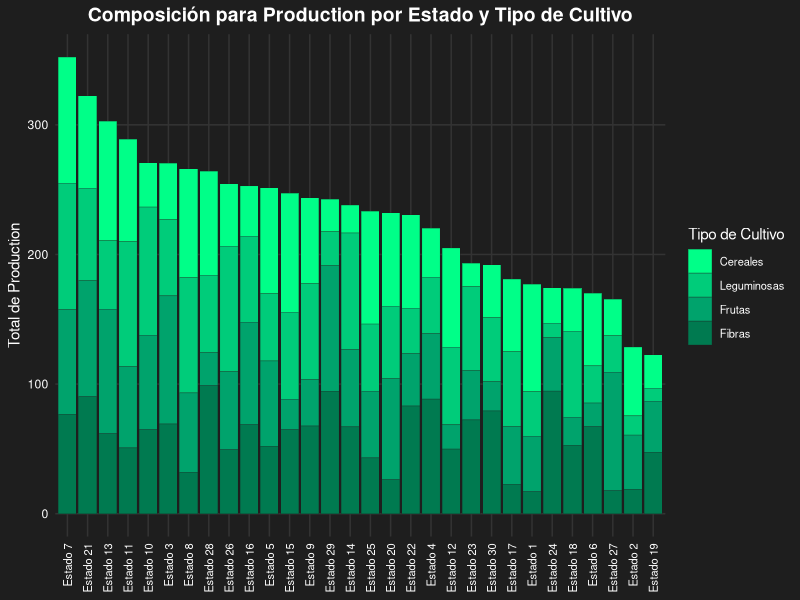
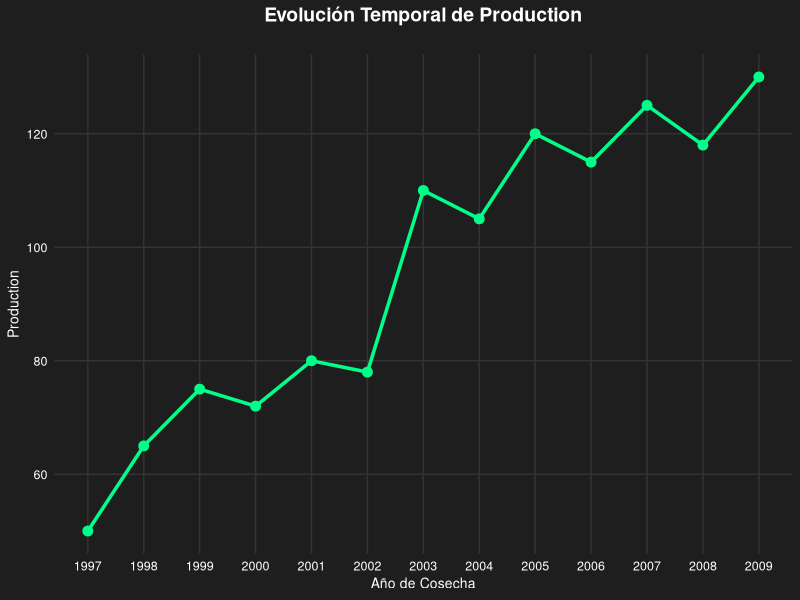
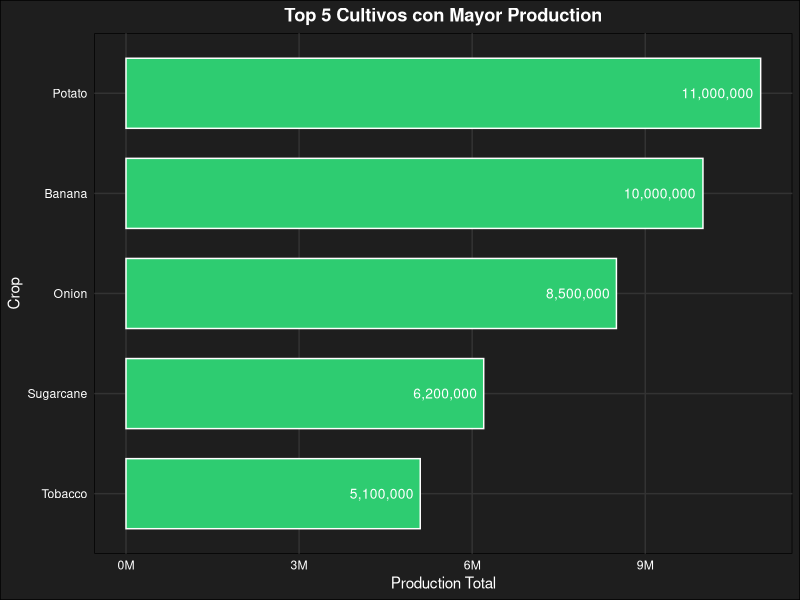
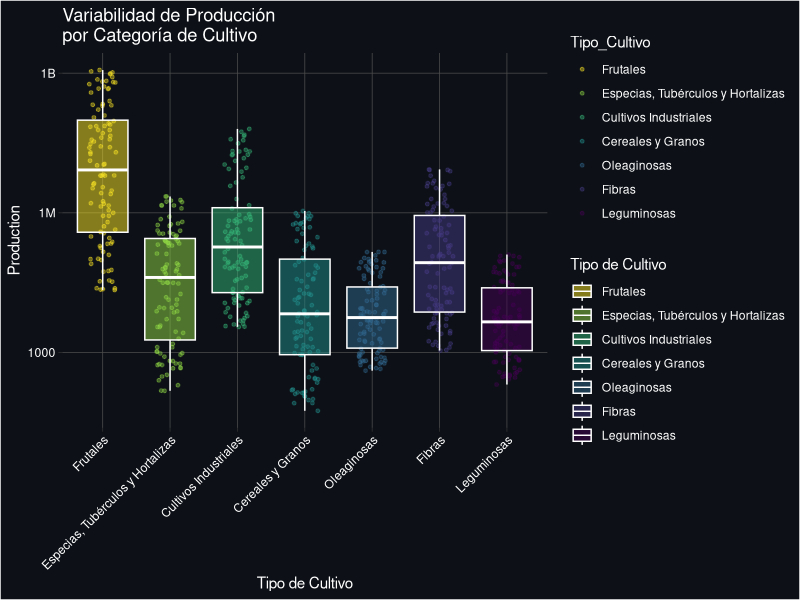
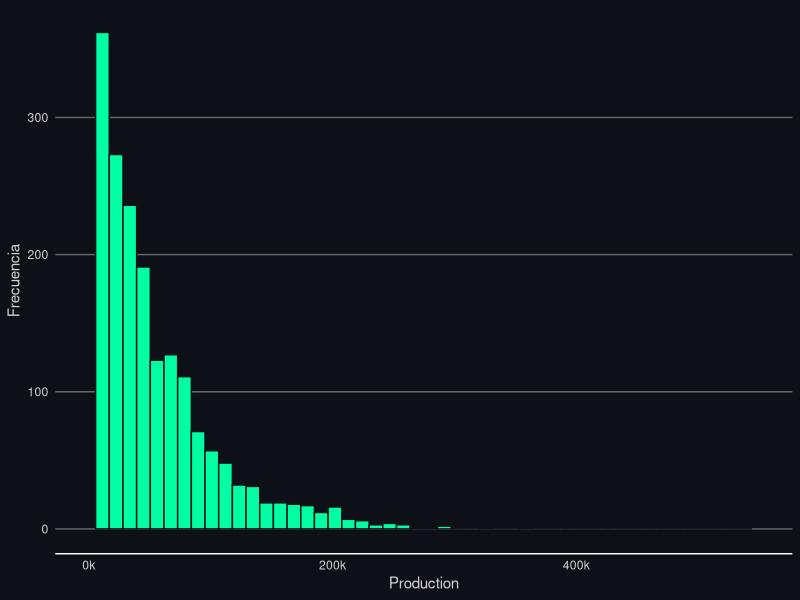
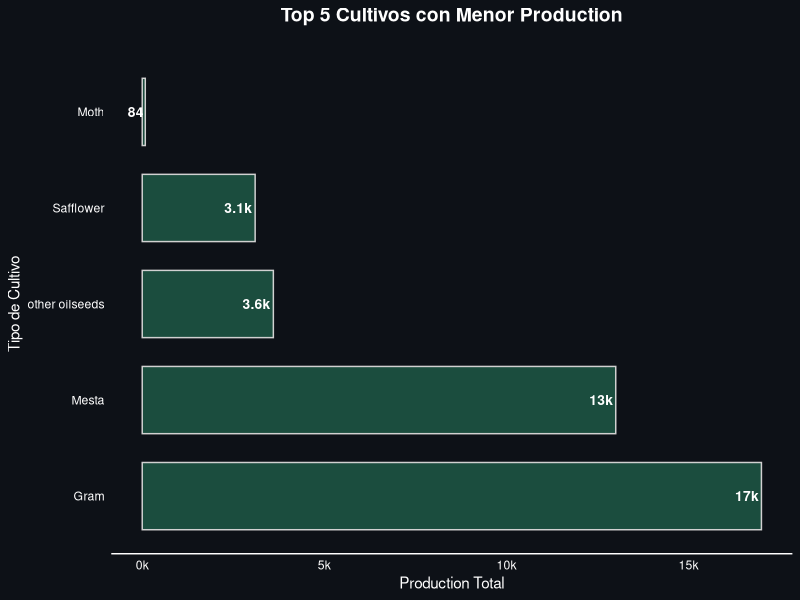
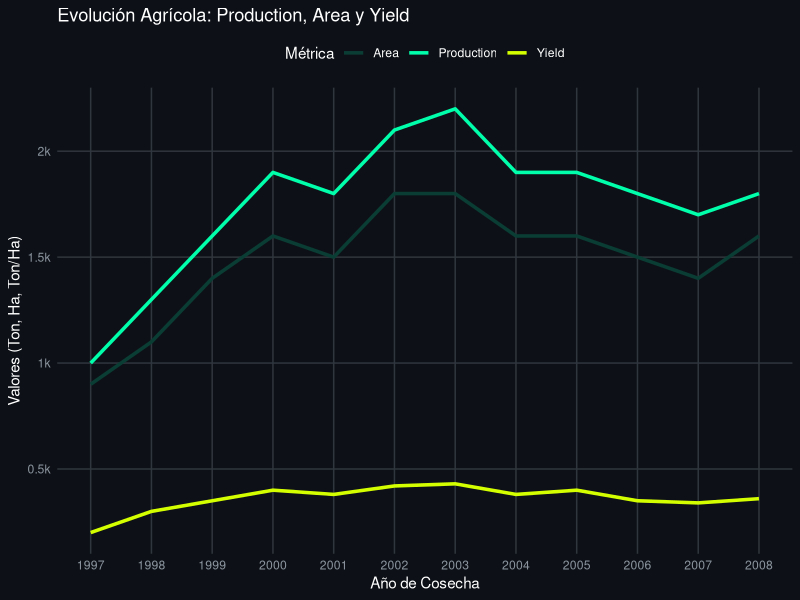
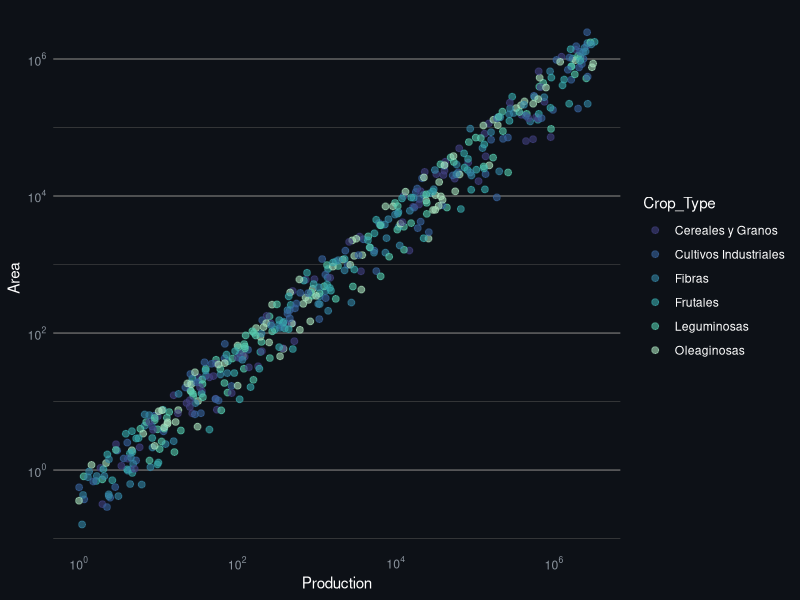

These figures' R source, in order:
## ---- chunk 1
# Configuración global de chunks
knitr::opts_chunk$set(
  echo = FALSE,        # Mostrar código
  warning = FALSE,    # Ocultar advertencias
  message = FALSE,    # Ocultar mensajes de carga
  fig.align = "center",
  out.width = "90%",
  fig.pos = "H",
  out.extra = ""
)

# Cargar librerías necesarias
library(tidyverse)
library(knitr)
library(kableExtra)
library(scales)
## ---- chunk 2
Agricultura_Filtrado <- expand.grid(
  Estado = paste("Estado", 1:30),
  Tipo_Cultivo = c("Cereales", "Leguminosas", "Frutas", "Fibras")
) %>%
  mutate(Produccion = runif(n(), 10, 100))

ggplot(Agricultura_Filtrado, aes(x = reorder(Estado, -Produccion), y = Produccion, fill = Tipo_Cultivo)) +
  geom_col(color = "#1e1e1e", size = 0.1) +
  scale_fill_manual(values = c("#00ff88", "#00cc7a", "#00a36c", "#007a50")) +
  labs(
    title = "Composición para Production por Estado y Tipo de Cultivo",
    x = NULL,
    y = "Total de Production",
    fill = "Tipo de Cultivo"
  ) +
  theme_minimal() +
  theme(
    plot.background = element_rect(fill = "#1e1e1e", color = NA),
    panel.background = element_rect(fill = "#1e1e1e", color = NA),
    text = element_text(color = "white"),
    axis.text = element_text(color = "white"),
    axis.text.x = element_text(angle = 90, vjust = 0.5, hjust = 1, size = 8),
    panel.grid.major = element_line(color = "#333333"),
    panel.grid.minor = element_blank(),
    legend.position = "right",
    legend.text = element_text(size = 8),
    plot.title = element_text(face = "bold", size = 14, hjust = 0.5)
  )

## ---- chunk 3
Agricultura_Filtrado <- data.frame(
  Crop_Year = 1997:2009,
  Production = c(50, 65, 75, 72, 80, 78, 110, 105, 120, 115, 125, 118, 130)
)
ggplot(Agricultura_Filtrado, aes(x = Crop_Year, y = Production)) +
  geom_line(color = "#00ff88", size = 1.2) +
  geom_point(color = "#00ff88", size = 3) +
  labs(
    title = "Evolución Temporal de Production",
    x = "Año de Cosecha",
    y = "Production"
  ) +
  scale_x_continuous(breaks = 1997:2009) +
  theme_minimal() +
  theme(
    plot.background = element_rect(fill = "#1e1e1e", color = NA),
    panel.background = element_rect(fill = "#1e1e1e", color = NA),
    text = element_text(color = "white"),
    axis.text = element_text(color = "white", size = 9),
    axis.title = element_text(color = "white", size = 10),
    panel.grid.major = element_line(color = "#333333"),
    panel.grid.minor = element_blank(),
    plot.title = element_text(face = "bold", size = 14, hjust = 0.5, margin = margin(b = 20))
  )
## ---- chunk 4
Agricultura_Filtrado <- data.frame(
  Crop = c("Potato", "Banana", "Onion", "Sugarcane", "Tobacco"),
  Production = c(11000000, 10000000, 8500000, 6200000, 5100000)
)

ggplot(Agricultura_Filtrado, aes(x = reorder(Crop, Production), y = Production)) +
  geom_bar(stat = "identity", fill = "#2ecc71", color = "white", width = 0.7) +
  geom_text(aes(label = scales::comma(Production)), 
            hjust = 1.1, color = "white", size = 3.5) +
  coord_flip() +
  labs(
    title = "Top 5 Cultivos con Mayor Production",
    x = "Crop",
    y = "Production Total"
  ) +
  scale_y_continuous(labels = scales::label_number(suffix = "M", scale = 1e-6)) +
  theme_minimal() +
  theme(
    plot.background = element_rect(fill = "#1e1e1e"),
    panel.background = element_rect(fill = "#1e1e1e"),
    text = element_text(color = "white"),
    axis.text = element_text(color = "white"),
    panel.grid.major = element_line(color = "#333333"),
    panel.grid.minor = element_blank(),
    plot.title = element_text(face = "bold", hjust = 0.5)
  )
top_5 <- Agricultura_Filtrado %>% group_by(Crop) %>% summarise(Total = sum(Production)) %>% top_n(5)
p3 <- ggplot(top_5, aes(x = reorder(Crop, Total), y = Total, fill = Total)) +
  geom_bar(stat = "identity") +
  coord_flip() +
  scale_fill_gradient(low = "lightgreen", high = "darkgreen")


## ---- chunk 5
set.seed(42)
categorias <- c("Frutales", "Especias, Tubérculos y Hortalizas", 
                "Cultivos Industriales", "Cereales y Granos", 
                "Oleaginosas", "Fibras", "Leguminosas") 


Agricultura_Filtrado<- data.frame(
  Tipo_Cultivo = rep(categorias, each = 100),
  Production = c(
    exp(runif(100, 10, 21)), # Frutales (Alto)
    exp(runif(100, 5, 15)),  # Especias
    exp(runif(100, 8, 18)),  # Industriales
    exp(runif(100, 4, 14)),  # Cereales
    exp(runif(100, 6, 12)),  # Oleaginosas
    exp(runif(100, 7, 16)),  # Fibras
    exp(runif(100, 5, 12))   # Leguminosas
  )
)

Agricultura_Filtrado$Tipo_Cultivo <- factor(Agricultura_Filtrado$Tipo_Cultivo, levels = categorias)


ggplot(Agricultura_Filtrado, aes(x = Tipo_Cultivo, y = Production, fill = Tipo_Cultivo, color = Tipo_Cultivo)) +
  geom_jitter(alpha = 0.4, size = 1, width = 0.2) +
  geom_boxplot(alpha = 0.5, outlier.shape = NA, color = "white") +
  scale_y_log10(breaks = c(1, 1000, 1e6, 1e9), 
                labels = c("1", "1000", "1M", "1B")) +
  scale_fill_viridis_d(option = "viridis", direction = -1) +
  scale_color_viridis_d(option = "viridis", direction = -1) +
  labs(title = "Variabilidad de Producción 
por Categoría de Cultivo",
       x = "Tipo de Cultivo",
       y = "Production",
       fill = "Tipo de Cultivo",
       color = "Tipo_Cultivo") +
  theme_dark() +
  theme(
    plot.background = element_rect(fill = "#0d1117"),
    panel.background = element_rect(fill = "#0d1117"),
    text = element_text(color = "white"),
    axis.text.x = element_text(angle = 45, hjust = 1, color = "white"),
    axis.text.y = element_text(color = "white"),
    panel.grid.major = element_line(color = "grey30"),
    panel.grid.minor = element_blank(),
    legend.background = element_blank(),
    legend.key = element_blank()
  )
## ---- chunk 6
set.seed(123)
Agricultura_Filtrado <- data.frame(Production = rexp(2000, rate = 0.00002))

ggplot(Agricultura_Filtrado, aes(x = Production)) +
  geom_histogram(fill = "#00ffa2", color = "#0d1117", bins = 50) +
  scale_x_continuous(labels = label_number(suffix = "k", scale = 1e-3),
                     limits = c(0, 550000)) +
  labs(x = "Production", y = "Frecuencia") +
  theme_minimal() +
  theme(
    plot.background = element_rect(fill = "#0d1117", color = NA),
    panel.background = element_rect(fill = "#0d1117", color = NA),
    panel.grid.major.y = element_line(color = "grey40"),
    panel.grid.major.x = element_blank(),
    panel.grid.minor = element_blank(),
    axis.text = element_text(color = "#d1d1d1"),
    axis.title = element_text(color = "#d1d1d1"),
    axis.line.x = element_line(color = "white")
  )

## ---- chunk 7
Agricultura_Filtrado <- data.frame(
  Cultivo = factor(c("Gram", "Mesta", "other oilseeds", "Safflower", "Moth"), 
                   levels = c("Gram", "Mesta", "other oilseeds", "Safflower", "Moth")),
  Produccion = c(17000, 13000, 3600, 3100, 84),
  Etiqueta = c("17k", "13k", "3.6k", "3.1k", "84")
)

ggplot(Agricultura_Filtrado, aes(x = Cultivo, y = Produccion)) +
 
  geom_col(fill = "#1b4d3e", color = "#d1d1d1", width = 0.7) +
 
  geom_text(aes(label = Etiqueta), 
            hjust = 1.1, color = "white", size = 3.5, fontface = "bold") +

  coord_flip() +

  scale_y_continuous(labels = label_number(suffix = "k", scale = 1e-3),
                     breaks = seq(0, 15000, by = 5000)) +
 
  labs(title = "Top 5 Cultivos con Menor Production",
       x = "Tipo de Cultivo",
       y = "Production Total") +
 
  theme_minimal() +
  theme(
    plot.background = element_rect(fill = "#0d1117", color = NA),
    panel.background = element_rect(fill = "#0d1117", color = NA),
    text = element_text(color = "white"),
    plot.title = element_text(hjust = 0.5, face = "bold", size = 14, margin = margin(b=20)),
    axis.text = element_text(color = "white"),
    
    panel.grid.major = element_blank(),
    panel.grid.minor = element_blank(),
   
    axis.line.x = element_line(color = "white")
  )
## ---- chunk 8
años <- 1997:2008
Agricultura_Filtrado <- data.frame(
  Año = años,
  Production = c(1.0, 1.3, 1.6, 1.9, 1.8, 2.1, 2.2, 1.9, 1.9, 1.8, 1.7, 1.8) * 1000,
  Area = c(0.9, 1.1, 1.4, 1.6, 1.5, 1.8, 1.8, 1.6, 1.6, 1.5, 1.4, 1.6) * 1000,
  Yield = c(0.2, 0.3, 0.35, 0.4, 0.38, 0.42, 0.43, 0.38, 0.4, 0.35, 0.34, 0.36) * 1000
)

datos_long <- Agricultura_Filtrado %>%
  pivot_longer(cols = c(Production, Area, Yield), names_to = "Metrica", values_to = "Valor")

ggplot(datos_long, aes(x = Año, y = Valor, color = Metrica)) +
  geom_line(size = 1.2) +
 
  scale_color_manual(values = c("Production" = "#00ffaa", 
                                "Area" = "#0a3d34", 
                                "Yield" = "#d4ff00")) +
  
  scale_y_continuous(labels = function(x) paste0(x/1000, "k"), 
                     breaks = seq(0, 2500, by = 500)) +

  scale_x_continuous(breaks = años) +
 
  labs(x = "Año de Cosecha", 
       y = "Valores (Ton, Ha, Ton/Ha)",
       title = "Evolución Agrícola: Production, Area y Yield",
       color = "Métrica") +
 
  theme_minimal() +
  theme(
    plot.background = element_rect(fill = "#0d1117", color = NA),
    panel.background = element_rect(fill = "#0d1117", color = NA),
    text = element_text(color = "white"),
    axis.text = element_text(color = "#8b949e"),
    panel.grid.major = element_line(color = "#30363d"),
    panel.grid.minor = element_blank(),
    legend.position = "top",
    legend.background = element_blank(),
    legend.key = element_blank()
  )


## ---- chunk 9
set.seed(123)
categorias <- c("Frutales", "Cereales y Granos", "Cultivos Industriales", 
                "Oleaginosas", "Fibras", "Leguminosas")

Agricultura_Filtrado<- data.frame(
  Production = exp(runif(500, 0, 15)),
  Area = exp(runif(500, 0, 12)),
  Crop_Type = sample(categorias, 500, replace = TRUE)
)

Agricultura_Filtrado$Area <- Agricultura_Filtrado$Production * runif(500, 0.1, 0.8) * (1 + rnorm(500, 0, 0.2))

ggplot(Agricultura_Filtrado, aes(x = Production, y = Area, color = Crop_Type)) +
  geom_point(alpha = 0.6, size = 2) +
  scale_x_log10(breaks = trans_breaks("log10", function(x) 10^x),
                labels = trans_format("log10", math_format(10^.x))) +
  scale_y_log10(breaks = trans_breaks("log10", function(x) 10^x),
                labels = trans_format("log10", math_format(10^.x))) +
  scale_color_viridis_d(option = "mako", begin = 0.3, end = 0.9) +
  labs(x = "Production", 
       y = "Area", 
       color = "Crop_Type") +
  theme_minimal() +
  theme(
    plot.background = element_rect(fill = "#0d1117", color = NA),
    panel.background = element_rect(fill = "#0d1117", color = NA),
    text = element_text(color = "white"),
    axis.text = element_text(color = "#8b949e"),
    panel.grid.major.y = element_line(color = "grey40", size = 0.5),
    panel.grid.minor.y = element_line(color = "grey30", size = 0.2),
    panel.grid.major.x = element_blank(),
    panel.grid.minor.x = element_blank(),
    legend.position = "right",
    legend.text = element_text(color = "white"),
    legend.background = element_blank()
  )
